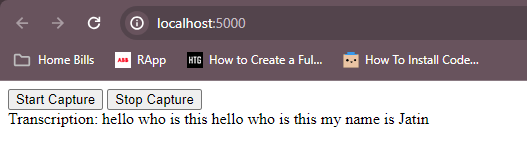
#> input picture agent_speech_to_text.PNG, 527 x 145 px
$ python -i agent_video_processing.py   (imports and definitions only)
#> lines starting #> are read from the running program, lines starting #| are printed output that depends on the picture
#> further down, picture is the input picture: shape (145, 527, 3); mean B, G, R 158.8, 153.9, 164.2
import cv2
import numpy as np
import time
import threading
import queue

# Function to adjust brightness and contrast
def adjust_brightness_contrast(image, alpha=1.5, beta=20):
    adjusted = cv2.convertScaleAbs(image, alpha=alpha, beta=beta)
    return adjusted

# Function for automatic brightness and contrast optimization using CLAHE
def auto_adjust_brightness_contrast(image, clip_limit=2.0, tile_grid_size=(8, 8)):
#> called with clip_limit = 2, tile_grid_size = (8, 8)
    lab = cv2.cvtColor(image, cv2.COLOR_BGR2LAB)
#> lab: shape (145, 527, 3); mean of channels 0, 1, 2 161.1, 133.7, 126.8
    l, a, b = cv2.split(lab)
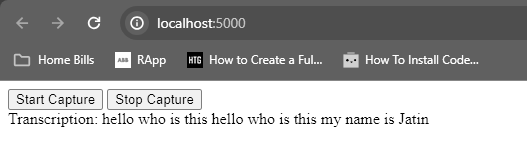
#> l: shape (145, 527); min 0, max 255, mean 161.1
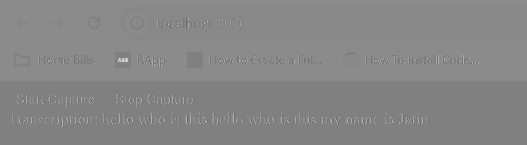
#> a: shape (145, 527); min 99, max 207, mean 133.7
    clahe = cv2.createCLAHE(clipLimit=clip_limit, tileGridSize=tile_grid_size)
    l = clahe.apply(l)
    lab = cv2.merge((l, a, b))
#> lab: shape (145, 527, 3); mean of channels 0, 1, 2 162.3, 133.7, 126.8
    adjusted = cv2.cvtColor(lab, cv2.COLOR_LAB2BGR)
    return adjusted

# Function to reduce noise
def reduce_noise(image):
    denoised = cv2.medianBlur(image, 3)
    return denoised

# Function to sharpen the image
# [15 lines left out: functions sharpen_image, is_frame_different, not called in this run]

# Capturing video from webcam
# [1 line not run here, left out]

frame_interval = 1 / 30 # For 30 fps
stop_threads = False
frame_queue = queue.Queue()

# Define the video capture thread
# [44 lines left out: functions video_capture_thread, frame_processing_thread, not called in this run]

capture_thread = threading.Thread(target=video_capture_thread)
processing_thread = threading.Thread(target=frame_processing_thread)

# [6 lines not run here, left out]

>>> import cv2
>>> picture = cv2.imread('agent_speech_to_text.PNG')
>>> result = auto_adjust_brightness_contrast(picture)

$ run again, on agent_text_to_function.png
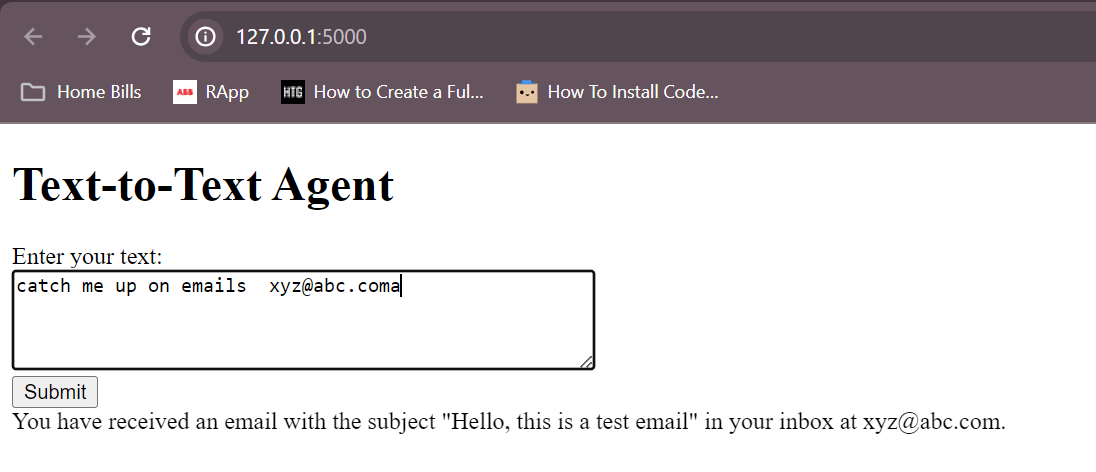
#> input picture agent_text_to_function.png, 1096 x 472 px
#> picture is the input picture: shape (472, 1096, 3); mean B, G, R 205.7, 203.6, 207.4
#> in auto_adjust_brightness_contrast, `l, a, b = cv2.split(lab)`:
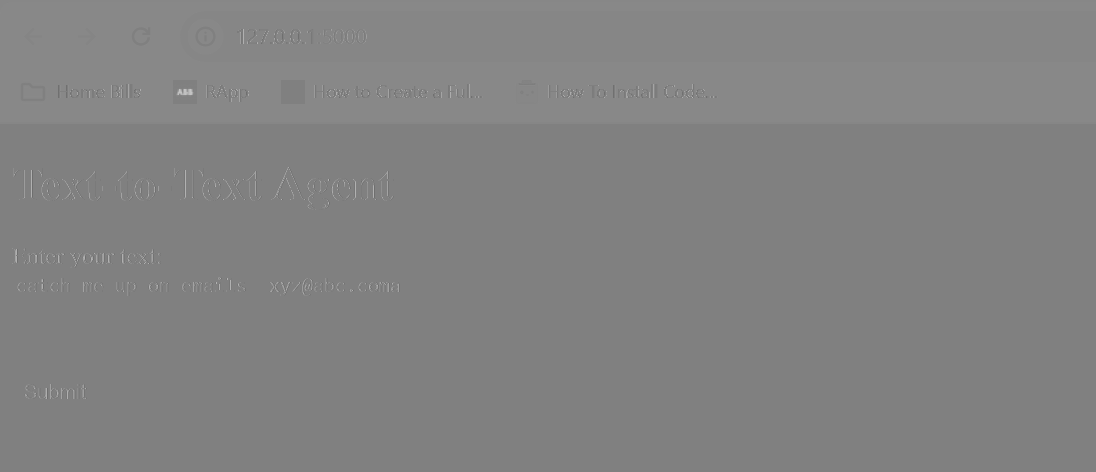
#> a: shape (472, 1096); min 109, max 196, mean 130

$ run again, on agent_text_to_speech.png
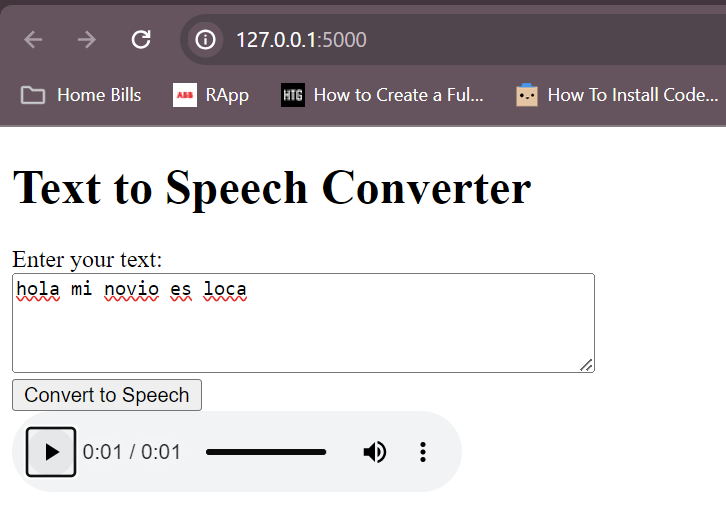
#> input picture agent_text_to_speech.png, 726 x 530 px
#> picture is the input picture: shape (530, 726, 3); mean B, G, R 208.4, 206.5, 210
#> in auto_adjust_brightness_contrast, `l, a, b = cv2.split(lab)`:
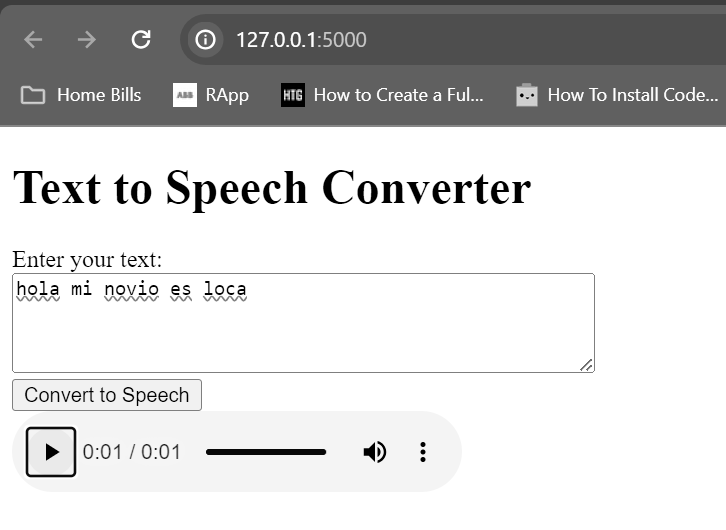
#> l: shape (530, 726); min 0, max 255, mean 209.4
#> in auto_adjust_brightness_contrast, `l, a, b = cv2.split(lab)`:
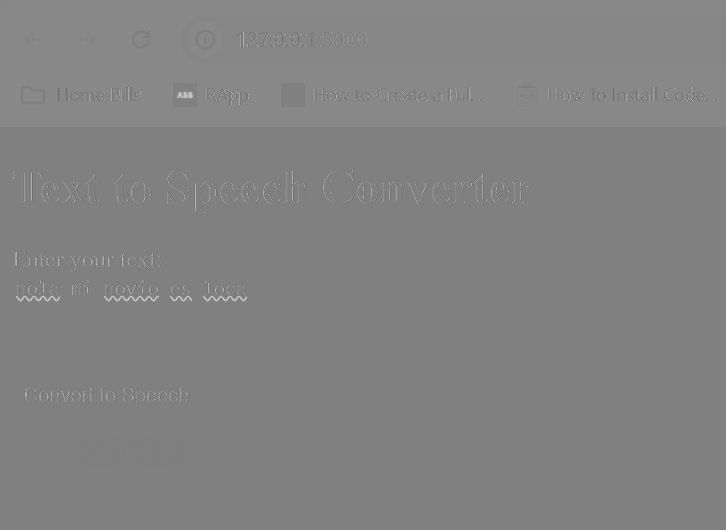
#> a: shape (530, 726); min 104, max 197, mean 129.9
